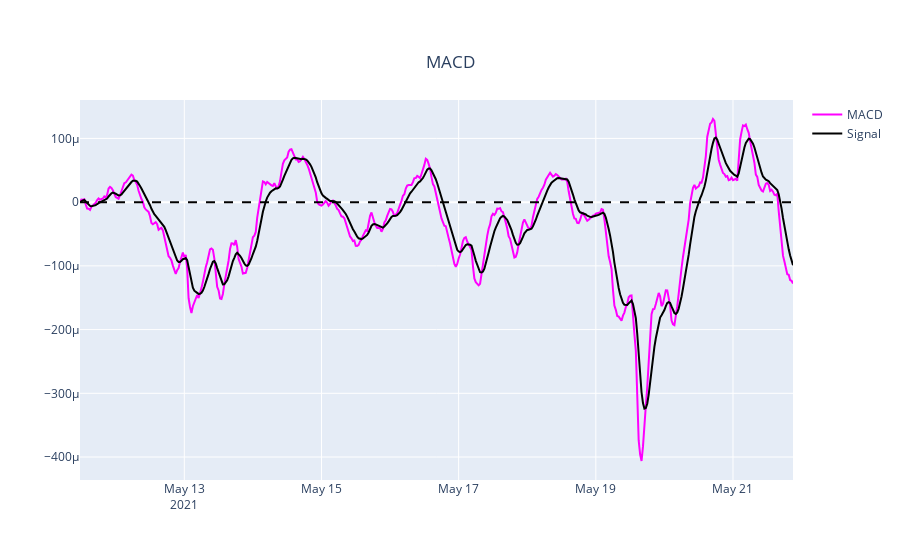

Write notebook code for a chart like this one.
### Code cell
acry.make_macd_plot()

y1=np.array(pd.Series.ewm(acry.dataframe["MACD"], span=4).mean())
y0=np.array(acry.dataframe["MACD"])

figure()
plot(y0/max(y0[y0==y0]),"m-")
plot(y1/max(y1[y1==y1]),"b-")
plot(np.diff(y1)/max(np.diff(y1[y1==y1])),"k-")
axhline(0)

### Figure 1 — Plotly figure (JSON) as saved in the notebook; plotly's stock layout.template omitted (floating-point values rounded to 4 significant figures; data arrays with more than 128 entries replaced by an {"elided": "..."} marker saying what was removed)
{"data": [{"line": {"color": "magenta", "width": 2}, "name": "MACD", "type": "scatter", "x": {"elided": "500 str values"}, "y": {"elided": "500 float values"}}, {"line": {"color": "black", "width": 2}, "name": "Signal", "type": "scatter", "x": {"elided": "500 str values"}, "y": {"elided": "500 float values"}}], "layout": {"shapes": [{"line": {"color": "black", "dash": "dash", "width": 2}, "type": "line", "x0": 0, "x1": 1, "xref": "x domain", "y0": 0, "y1": 0, "yref": "y"}], "title": {"text": "MACD", "x": 0.5, "y": 0.9}, "xaxis": {"rangeslider": {"visible": false}}}}
